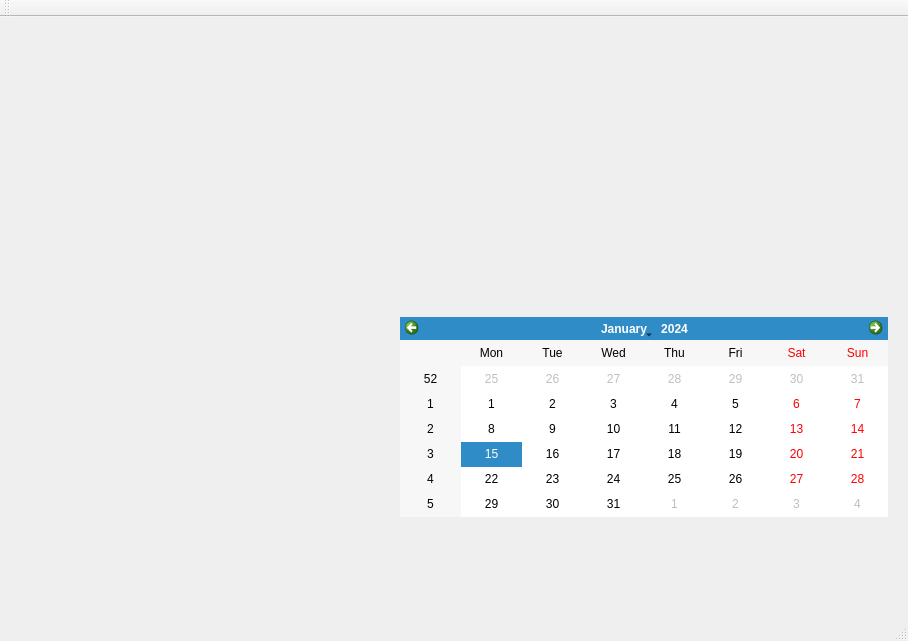
<?xml version="1.0" encoding="UTF-8"?>
<ui version="4.0">
 <class>MainWindow</class>
 <widget class="QMainWindow" name="MainWindow">
  <property name="geometry">
   <rect>
    <x>0</x>
    <y>0</y>
    <width>908</width>
    <height>641</height>
   </rect>
  </property>
  <property name="windowTitle">
   <string>MainWindow</string>
  </property>
  <widget class="QWidget" name="centralWidget">
   <widget class="QCalendarWidget" name="calendarWidget">
    <property name="geometry">
     <rect>
      <x>400</x>
      <y>300</y>
      <width>488</width>
      <height>200</height>
     </rect>
    </property>
   </widget>
  </widget>
  <widget class="QMenuBar" name="menuBar">
   <property name="geometry">
    <rect>
     <x>0</x>
     <y>0</y>
     <width>908</width>
     <height>25</height>
    </rect>
   </property>
  </widget>
  <widget class="QToolBar" name="mainToolBar">
   <attribute name="toolBarArea">
    <enum>TopToolBarArea</enum>
   </attribute>
   <attribute name="toolBarBreak">
    <bool>false</bool>
   </attribute>
  </widget>
  <widget class="QStatusBar" name="statusBar"/>
 </widget>
 <layoutdefault spacing="6" margin="11"/>
 <resources/>
 <connections/>
</ui>
